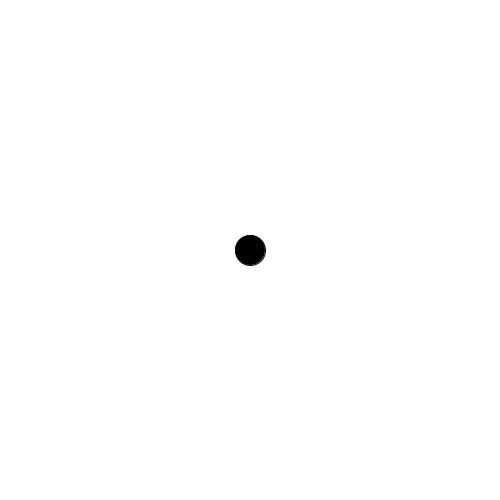
Frame 1 (no input)
Frame 60 (the mouse pressed at the canvas centre just before this capture): identical to frame 1, image omitted
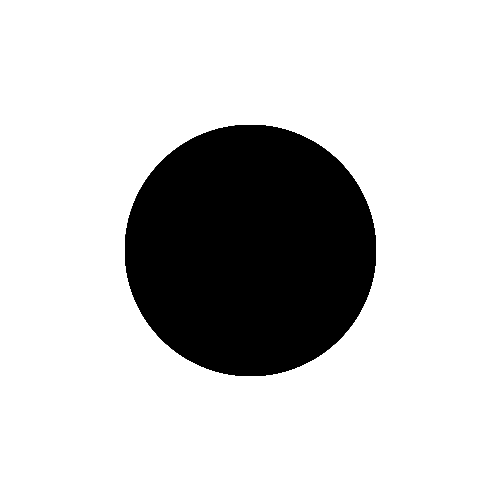
Frame 120 (the mouse held since frame 60 and released just before this capture)

The Processing sketch that drew these frames (run headless with seeded random() and noise(); from frame 60 on, the mouse is pressed at the canvas centre):

// Processing sketch: processingEx3
// ── processingEx3.pde
int x = 250;
int y = 250;
int s = 30;
int c = 0;

void setup() {
  background(255,255,255);
  size(500, 500);
}

void draw() {
  fill(c);
  ellipse(x, y, s, s);

  x = mouseX;
  y = mouseY;
  s = mouseX;
}
